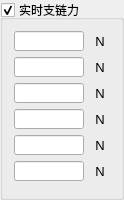
   <widget class="QGroupBox" name="realTimeForce">
    <property name="enabled">
     <bool>true</bool>
    </property>
    <property name="geometry">
     <rect>
      <x>280</x>
      <y>590</y>
      <width>116</width>
      <height>200</height>
     </rect>
    </property>
    <property name="minimumSize">
     <size>
      <width>0</width>
      <height>200</height>
     </size>
    </property>
    <property name="maximumSize">
     <size>
      <width>160</width>
      <height>200</height>
     </size>
    </property>
    <property name="title">
     <string>实时支链力</string>
    </property>
    <property name="checkable">
     <bool>true</bool>
    </property>
    <layout class="QGridLayout" name="gridLayout_6">
     <item row="0" column="0">
      <widget class="QLineEdit" name="led_realTimeForce1">
       <property name="minimumSize">
        <size>
         <width>70</width>
         <height>20</height>
        </size>
       </property>
       <property name="maximumSize">
        <size>
         <width>70</width>
         <height>20</height>
        </size>
       </property>
       <property name="text">
        <string/>
       </property>
       <property name="readOnly">
        <bool>true</bool>
       </property>
      </widget>
     </item>
     <item row="0" column="1">
      <widget class="QLabel" name="lab_N1">
       <property name="minimumSize">
        <size>
         <width>20</width>
         <height>20</height>
        </size>
       </property>
       <property name="maximumSize">
        <size>
         <width>20</width>
         <height>20</height>
        </size>
       </property>
       <property name="font">
        <font>
         <pointsize>10</pointsize>
        </font>
       </property>
       <property name="text">
        <string>N</string>
       </property>
       <property name="alignment">
        <set>Qt::AlignCenter</set>
       </property>
      </widget>
     </item>
     <item row="1" column="0">
      <widget class="QLineEdit" name="led_realTimeForce2">
       <property name="minimumSize">
        <size>
         <width>70</width>
         <height>20</height>
        </size>
       </property>
       <property name="maximumSize">
        <size>
         <width>70</width>
         <height>20</height>
        </size>
       </property>
       <property name="readOnly">
        <bool>true</bool>
       </property>
      </widget>
     </item>
     <item row="1" column="1">
      <widget class="QLabel" name="lab_N2">
       <property name="minimumSize">
        <size>
         <width>20</width>
         <height>20</height>
        </size>
       </property>
       <property name="maximumSize">
        <size>
         <width>20</width>
         <height>20</height>
        </size>
       </property>
       <property name="font">
        <font>
         <pointsize>10</pointsize>
        </font>
       </property>
       <property name="text">
        <string>N</string>
       </property>
       <property name="alignment">
        <set>Qt::AlignCenter</set>
       </property>
      </widget>
     </item>
     <item row="2" column="0">
      <widget class="QLineEdit" name="led_realTimeForce3">
       <property name="minimumSize">
        <size>
         <width>70</width>
         <height>20</height>
        </size>
       </property>
       <property name="maximumSize">
        <size>
         <width>70</width>
         <height>20</height>
        </size>
       </property>
       <property name="readOnly">
        <bool>true</bool>
       </property>
      </widget>
     </item>
     <item row="2" column="1">
      <widget class="QLabel" name="lab_N3">
       <property name="minimumSize">
        <size>
         <width>20</width>
         <height>20</height>
        </size>
       </property>
       <property name="maximumSize">
        <size>
         <width>20</width>
         <height>20</height>
        </size>
       </property>
       <property name="font">
        <font>
         <pointsize>10</pointsize>
        </font>
       </property>
       <property name="text">
        <string>N</string>
       </property>
       <property name="alignment">
        <set>Qt::AlignCenter</set>
       </property>
      </widget>
     </item>
     <item row="3" column="0">
      <widget class="QLineEdit" name="led_realTimeForce4">
       <property name="minimumSize">
        <size>
         <width>70</width>
         <height>20</height>
        </size>
       </property>
       <property name="maximumSize">
        <size>
         <width>70</width>
         <height>20</height>
        </size>
       </property>
       <property name="readOnly">
        <bool>true</bool>
       </property>
      </widget>
     </item>
     <item row="3" column="1">
      <widget class="QLabel" name="lab_N4">
       <property name="minimumSize">
        <size>
         <width>20</width>
         <height>20</height>
        </size>
       </property>
       <property name="maximumSize">
        <size>
         <width>20</width>
         <height>20</height>
        </size>
       </property>
       <property name="font">
        <font>
         <pointsize>10</pointsize>
        </font>
       </property>
       <property name="text">
        <string>N</string>
       </property>
       <property name="alignment">
        <set>Qt::AlignCenter</set>
       </property>
      </widget>
     </item>
     <item row="4" column="0">
      <widget class="QLineEdit" name="led_realTimeForce5">
       <property name="minimumSize">
        <size>
         <width>70</width>
         <height>20</height>
        </size>
       </property>
       <property name="maximumSize">
        <size>
         <width>70</width>
         <height>20</height>
        </size>
       </property>
       <property name="readOnly">
        <bool>true</bool>
       </property>
      </widget>
     </item>
     <item row="4" column="1">
      <widget class="QLabel" name="lab_N5">
       <property name="minimumSize">
        <size>
         <width>20</width>
         <height>20</height>
        </size>
       </property>
       <property name="maximumSize">
        <size>
         <width>20</width>
         <height>20</height>
        </size>
       </property>
       <property name="font">
        <font>
         <pointsize>10</pointsize>
        </font>
       </property>
       <property name="text">
        <string>N</string>
       </property>
       <property name="alignment">
        <set>Qt::AlignCenter</set>
       </property>
      </widget>
     </item>
     <item row="5" column="0">
      <widget class="QLineEdit" name="led_realTimeForce6">
       <property name="minimumSize">
        <size>
         <width>70</width>
         <height>20</height>
        </size>
       </property>
       <property name="maximumSize">
        <size>
         <width>70</width>
         <height>20</height>
        </size>
       </property>
       <property name="readOnly">
        <bool>true</bool>
       </property>
      </widget>
     </item>
     <item row="5" column="1">
      <widget class="QLabel" name="lab_N6">
       <property name="minimumSize">
        <size>
         <width>20</width>
         <height>20</height>
        </size>
       </property>
       <property name="maximumSize">
        <size>
         <width>20</width>
         <height>20</height>
        </size>
       </property>
       <property name="font">
        <font>
         <pointsize>10</pointsize>
        </font>
       </property>
       <property name="text">
        <string>N</string>
       </property>
       <property name="alignment">
        <set>Qt::AlignCenter</set>
       </property>
      </widget>
     </item>
    </layout>
   </widget>
